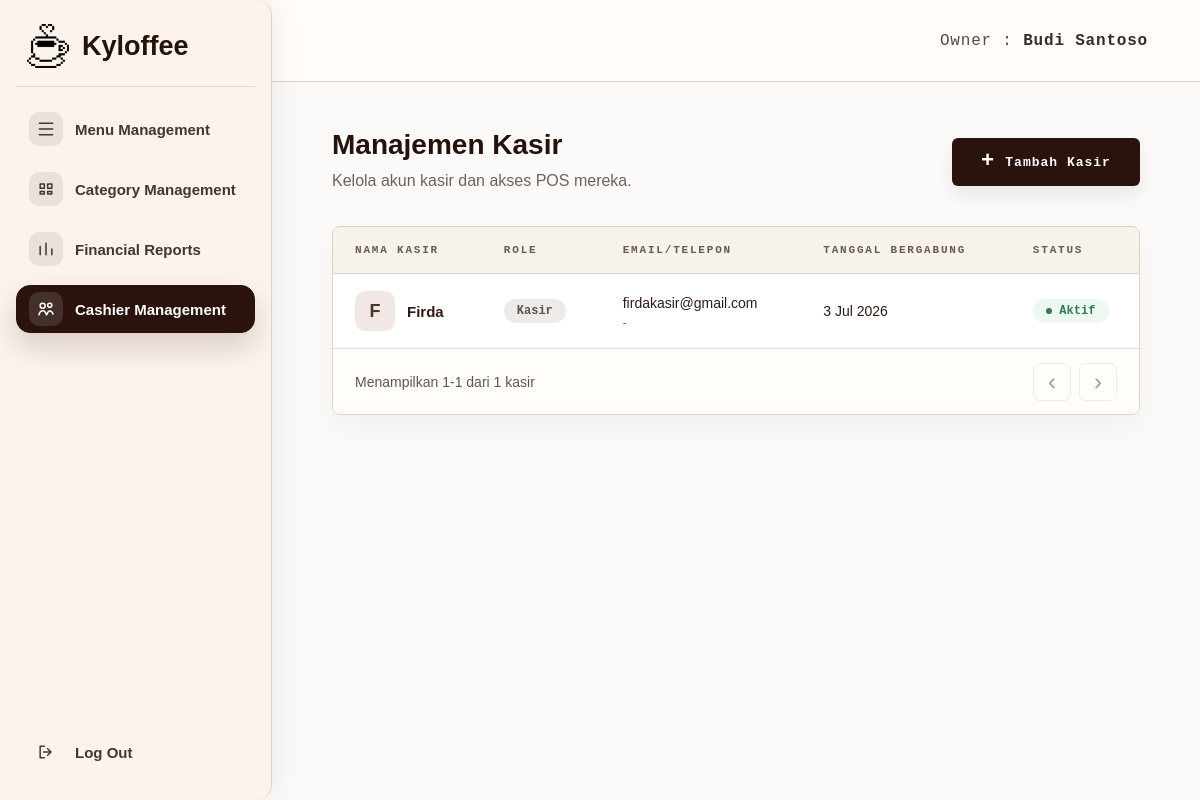
/owner/users (signed in), run on the app's committed database.
### tables this page shows
CREATE TABLE users (
                id INTEGER PRIMARY KEY AUTOINCREMENT,
                full_name TEXT NOT NULL,
                email TEXT UNIQUE NOT NULL,
                password_hash TEXT NOT NULL,
                role TEXT NOT NULL,
                created_at TIMESTAMP DEFAULT CURRENT_TIMESTAMP
            , staff_phone TEXT, staff_position TEXT DEFAULT 'Staff', joined_date TEXT, staff_status TEXT DEFAULT 'Aktif', is_active INTEGER NOT NULL DEFAULT 1, owner_id INTEGER);

### app.py (the view)
@app.route("/owner/users")
@owner_required
def owner_users():
    init_db()
    page = request.args.get("page", 1, type=int)
    per_page = 6
    owner_id = session.get("user_id")
    if page < 1:
        page = 1
    db = get_db()
    role_where = cashier_role_filter("role")
    total = fetch_scalar(
        db.execute(
            f"SELECT COUNT(*) FROM users WHERE {role_where} AND owner_id = ?",
            (*CASHIER_ROLE_ALIASES, owner_id),
        )
    ) or 0
    total_pages = max(1, (total + per_page - 1) // per_page)
    if total > 0 and page > total_pages:
        return redirect(url_for("owner_staff", page=total_pages))
    offset = (page - 1) * per_page
    staff_rows = db.execute(
        f"""
        SELECT id, full_name, email, staff_phone, staff_position, joined_date, staff_status, is_active, created_at
        FROM users
        WHERE {role_where} AND owner_id = ?
        ORDER BY id ASC
        LIMIT ? OFFSET ?
        """,
        (*CASHIER_ROLE_ALIASES, owner_id, per_page, offset),
    ).fetchall()
    return render_template(
        "owner_staff.html",
        owner_name=get_owner_name(),
        active_page="staff",
        staff_members=[format_staff_member(staff) for staff in staff_rows],
        page=page,
        total_pages=total_pages,
        total=total,
        per_page=per_page,
    )

### app.py (called while the page is built, shortened)
def get_db():
    global REMOTE_DB_FAILED
    if "db" not in g:
        should_try_mysql = DB_USE_MYSQL and not (REMOTE_DB_FAILED and DB_FALLBACK_SQLITE)
        sqlite_conn = sqlite3.connect(DATABASE)
        sqlite_conn.row_factory = sqlite3.Row
        g.db = DatabaseConnection(sqlite_conn, is_mysql=False)
    return g.db

def execute_commit(query, params=()):
    db = get_db()
    try:
        cursor = db.execute(query, params)
        db.commit()
        app.logger.debug("DB commit successful: %s", query)
        return cursor
    except Exception:
        db.rollback()
        app.logger.exception("DB write failed and rollback executed.")
        raise

def execute_script_commit(script):
    db = get_db()
    try:
        db.executescript(script)
        db.commit()
        app.logger.debug("DB script commit successful.")
    except Exception:
        db.rollback()
        app.logger.exception("DB schema change failed and rollback executed.")
        raise

def fetch_scalar(cursor):
    row = cursor.fetchone()
    if row is None:
        return None
    if isinstance(row, dict):
        return next(iter(row.values()))
    return row[0]

def fetch_all_dict(cursor):
    rows = cursor.fetchall()
    if not rows:
        return []
    if isinstance(rows[0], dict):
        return rows
    columns = [col[0] for col in cursor.description]
    return [dict(zip(columns, row)) for row in rows]

def row_to_dict(row):
    if row is None:
        return {}
    if isinstance(row, dict):
        return row
    return dict(row)

def normalize_role_value(role):
    role_key = str(role or "").strip().lower()
    if role_key in CASHIER_ROLE_ALIASES:
        return CASHIER_ROLE
    return role_key

def cashier_role_filter(column="role"):
    placeholders = ", ".join(["?"] * len(CASHIER_ROLE_ALIASES))
    return f"LOWER({column}) IN ({placeholders})"

def parse_db_datetime(value):
    if isinstance(value, datetime):
        return value
    if isinstance(value, date):
        return datetime.combine(value, datetime.min.time())
    value = str(value or "").strip()
    if not value:
        return None
    for candidate in (value, value.replace("Z", "+00:00")):
        try:
            parsed = datetime.fromisoformat(candidate)
            return parsed.replace(tzinfo=None)
        except ValueError:
            continue

def get_owner_name():
    return (
        session.get("full_name")
        or session.get("name")
        or session.get("username")
        or "Owner"
    )

### templates/owner_staff.html (shortened to what this page needs)
<!DOCTYPE html>
<html lang="id">
<head>
    <link rel="stylesheet" href="{{ url_for('static', filename='css/owner_shell.css') }}">
    <link rel="stylesheet" href="{{ url_for('static', filename='css/owner_menu.css') }}">
</head>
<body>
    <div class="owner-page">
        {% include 'partials/owner_sidebar.html' %}
        <main class="owner-main">
            <header class="owner-topbar">
                <div class="owner-identity">Owner : <strong>{{ owner_name }}</strong></div>
            </header>
            <section class="owner-content owner-content--staff">
                <div class="page-heading page-heading--row staff-heading">
                    <div>
                        <h1>Manajemen Kasir</h1>
                        <p class="page-subtitle">Kelola akun kasir dan akses POS mereka.</p>
                    </div>
                    <a href="{{ url_for('owner_users_add') }}" class="primary-button staff-add-button">
                        <span>+</span>
                        Tambah Kasir
                    </a>
                </div>
                <section class="menu-table-card staff-table-card" aria-label="Daftar kasir Kyloffee">
                    <div class="table-responsive">
                        <table class="menu-table staff-table">
                            <thead>
                                <tr>
                                    <th>Nama Kasir</th>
                                    <th>Role</th>
                                    <th>Email/Telepon</th>
                                    <th>Tanggal Bergabung</th>
                                    <th>Status</th>
                                </tr>
                            </thead>
                            <tbody>
                                {% if staff_members %}
                                    {% for staff in staff_members %}
                                        <tr>
                                            <td>
                                                <div class="staff-name-cell">
                                                    <span class="staff-avatar">{{ staff.initial }}</span>
                                                    <strong>{{ staff.full_name }}</strong>
                                                </div>
                                            </td>
                                            <td><span class="staff-role-pill">{{ staff.position }}</span></td>
                                            <td>
                                                <div class="staff-contact">
                                                    <span>{{ staff.email }}</span>
                                                    <small>{{ staff.phone }}</small>
                                                </div>
                                            </td>
                                            <td>{{ staff.joined_date }}</td>
                                            <td>
                                                <span class="staff-status staff-status--{{ staff.status_tone }}">
                                                    <i></i>{{ staff.status }}
                                                </span>
                                            </td>
                                        </tr>
                                    {% endfor %}
                                {% endif %}
                            </tbody>
                        </table>
                    </div>
                    {% set start_item = ((page - 1) * per_page) + 1 if total > 0 else 0 %}
                    {% set end_item = page * per_page if page * per_page < total else total %}
                    <footer class="table-footer">
                        <p>Menampilkan {{ start_item }}-{{ end_item }} dari {{ total }} kasir</p>
                        <div class="pagination">
                            <a class="page-button {% if page <= 1 %}disabled{% endif %}" href="{{ url_for('owner_staff', page=page-1) if page > 1 else '#' }}">&lsaquo;</a>
                            <a class="page-button {% if page >= total_pages %}disabled{% endif %}" href="{{ url_for('owner_staff', page=page+1) if page < total_pages else '#' }}">&rsaquo;</a>
                        </div>
                    </footer>
                </section>
            </section>
        </main>
    </div>
</body>
</html>

### static/css/owner_shell.css (style rules this page uses)
:root { --kyloffee-brown: #2a130d; --kyloffee-brown-2: #3a2118; --kyloffee-cream: #fbf3ec; --kyloffee-soft: #faf8f5; --kyloffee-line: #ded1c8; --kyloffee-muted: #6f625c; --kyloffee-text: #24120c; --kyloffee-white: #ffffff; --kyloffee-danger: #b83a2f; --kyloffee-success: #2f7d4f; --sidebar-expanded-width: 272px; --sidebar-collapsed-width: 88px; --sidebar-width: var(--sidebar-expanded-width); --topbar-height: 82px; }
* { box-sizing: border-box; }
html, body { min-height: 100%; }
body { margin: 0; background: #fbfaf8; color: var(--kyloffee-text); font-family: Arial, Helvetica, sans-serif; overflow-x: hidden; }
a { color: inherit; }
.owner-page { --current-sidebar-width: var(--sidebar-expanded-width); min-height: 100vh; display: flex; align-items: stretch; overflow-x: hidden; }
.owner-main { flex: 1 1 auto; width: auto; min-width: 0; min-height: 100vh; }
.owner-topbar { height: var(--topbar-height); display: flex; align-items: center; justify-content: flex-end; padding: 0 52px; background: rgba(255, 252, 249, 0.94); border-bottom: 1px solid var(--kyloffee-line); }
.owner-identity { font-family: "Courier New", monospace; font-size: 16px; letter-spacing: 0.8px; color: #5b4b45; white-space: nowrap; }
.owner-identity strong { color: #3b2b25; font-weight: 700; }
.owner-content { padding: 24px clamp(28px, 5vw, 72px) 64px; }
.page-heading { margin-bottom: 28px; }
.page-heading--row { display: flex; align-items: flex-start; justify-content: space-between; gap: 28px; }
.page-heading h1 { margin: 0 0 11px; font-size: clamp(28px, 3vw, 38px); line-height: 1.05; letter-spacing: 0; }
.page-subtitle { margin: 0; max-width: 720px; color: var(--kyloffee-muted); font-size: 16px; line-height: 1.55; }
.primary-button, .submit-button, .secondary-button { height: 48px; display: inline-flex; align-items: center; justify-content: center; gap: 10px; border-radius: 6px; border: 1px solid transparent; padding: 0 24px; font-weight: 800; text-decoration: none; cursor: pointer; }
.primary-button, .submit-button { background: var(--kyloffee-brown); color: #fff; box-shadow: 0 9px 18px rgba(42, 19, 13, 0.08); }
.primary-button { margin-top: 28px; font-family: "Courier New", monospace; font-size: 13px; letter-spacing: 0.7px; }
.primary-button span { font-size: 22px; line-height: 1; }

### data on the page
users: full_name "Budi Santoso"
users: initial "F", full_name "Firda", position "Kasir", email "firdakasir@gmail.com", phone "-", joined_date "3 Jul 2026", status "Aktif"

### other printed values
{{ start_item }} "1"
{{ end_item }} "1"
{{ total }} "1"
